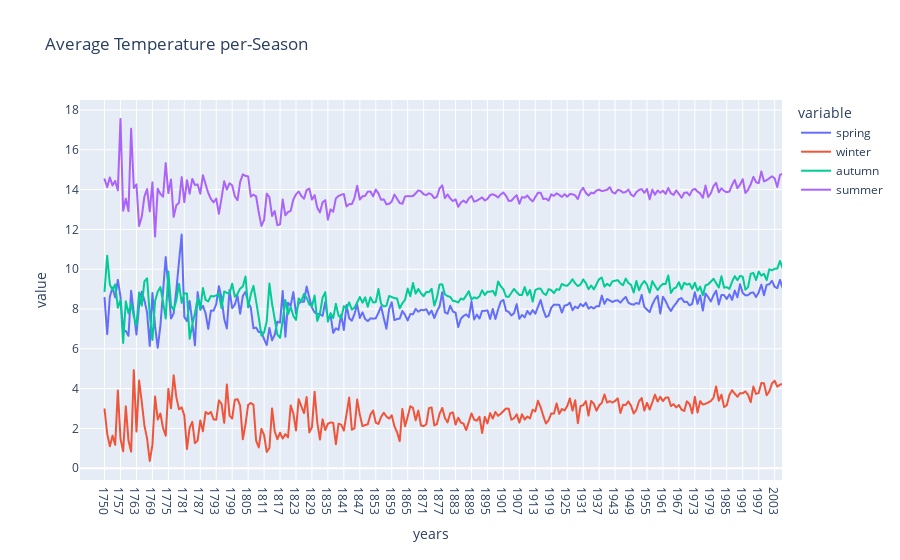

Notebook source saved alongside this figure:
### Code cell
fig4 = px.line(seasonat,x ='years',y =['spring','winter','autumn','summer'],title='Average Temperature per-Season')
fig4.show()

### Figure 1 — Plotly figure (JSON) as saved in the notebook; plotly's stock layout.template omitted (floating-point values rounded to 4 significant figures; data arrays with more than 128 entries replaced by an {"elided": "..."} marker saying what was removed)
{"data": [{"hovertemplate": "variable=spring<br>years=%{x}<br>value=%{y}<extra></extra>", "legendgroup": "spring", "line": {"color": "#636efa", "dash": "solid"}, "marker": {"symbol": "circle"}, "mode": "lines", "name": "spring", "showlegend": true, "type": "scattergl", "x": {"elided": "265 str values"}, "xaxis": "x", "y": {"elided": "265 float values"}, "yaxis": "y"}, {"hovertemplate": "variable=winter<br>years=%{x}<br>value=%{y}<extra></extra>", "legendgroup": "winter", "line": {"color": "#EF553B", "dash": "solid"}, "marker": {"symbol": "circle"}, "mode": "lines", "name": "winter", "showlegend": true, "type": "scattergl", "x": {"elided": "265 str values"}, "xaxis": "x", "y": {"elided": "265 float values"}, "yaxis": "y"}, {"hovertemplate": "variable=autumn<br>years=%{x}<br>value=%{y}<extra></extra>", "legendgroup": "autumn", "line": {"color": "#00cc96", "dash": "solid"}, "marker": {"symbol": "circle"}, "mode": "lines", "name": "autumn", "showlegend": true, "type": "scattergl", "x": {"elided": "265 str values"}, "xaxis": "x", "y": {"elided": "265 float values"}, "yaxis": "y"}, {"hovertemplate": "variable=summer<br>years=%{x}<br>value=%{y}<extra></extra>", "legendgroup": "summer", "line": {"color": "#ab63fa", "dash": "solid"}, "marker": {"symbol": "circle"}, "mode": "lines", "name": "summer", "showlegend": true, "type": "scattergl", "x": {"elided": "265 str values"}, "xaxis": "x", "y": {"elided": "265 float values"}, "yaxis": "y"}], "layout": {"autosize": true, "legend": {"title": {"text": "variable"}, "tracegroupgap": 0}, "title": {"text": "Average Temperature per-Season"}, "xaxis": {"anchor": "y", "autorange": false, "domain": [0, 1], "range": [-9.229, 254.8], "title": {"text": "years"}, "type": "category"}, "yaxis": {"anchor": "x", "autorange": true, "domain": [0, 1], "range": [-0.5901, 18.5], "title": {"text": "value"}, "type": "linear"}}}
